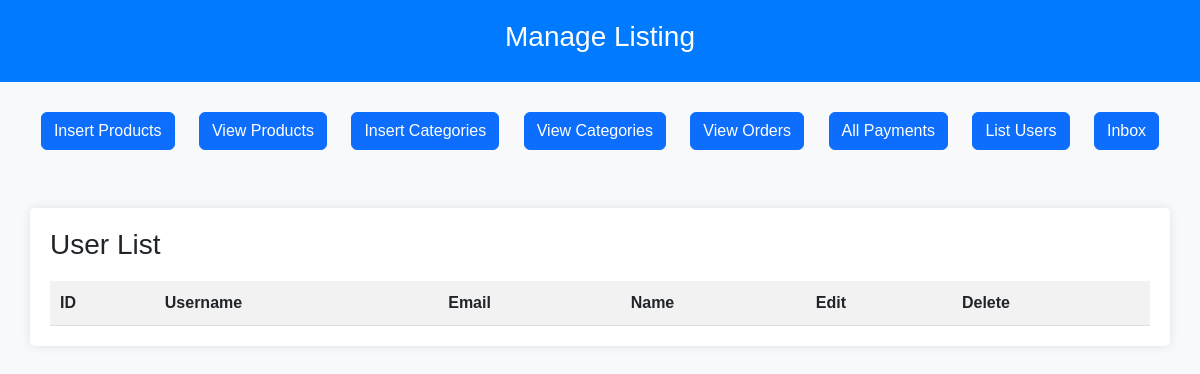
The page /admin/index.php?user_list on the database as committed earlier.
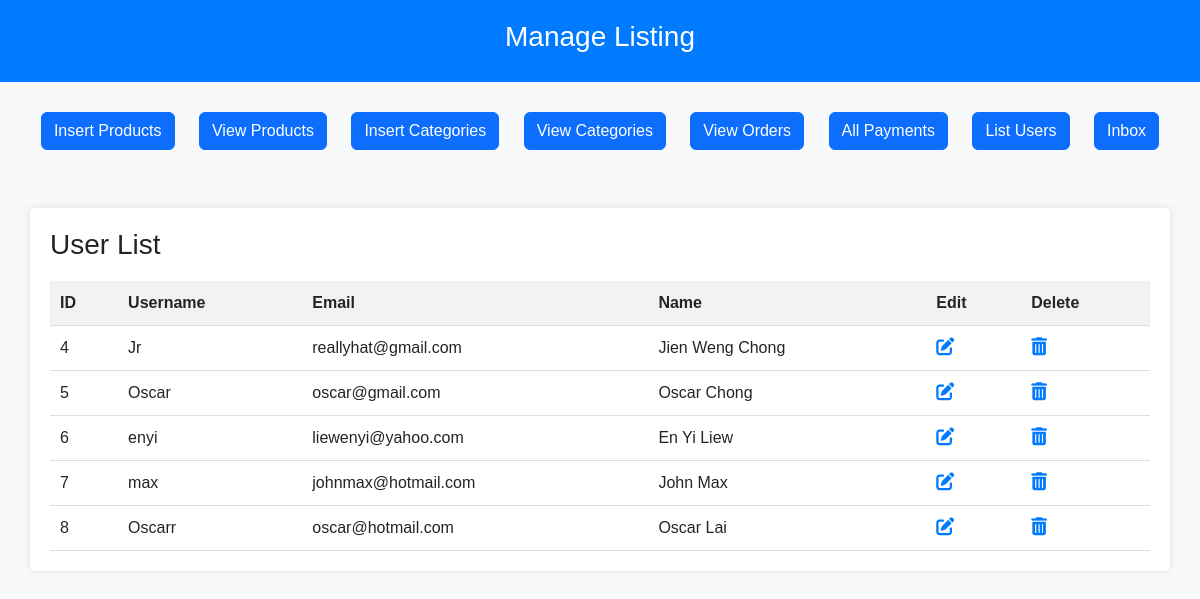
The same page on the database as committed later.
### tables this page shows
CREATE TABLE `users` (
  `id` int(10) UNSIGNED NOT NULL,
  `firstname` varchar(30) NOT NULL,
  `lastname` varchar(30) NOT NULL,
  `username` varchar(50) NOT NULL,
  `email` varchar(50) NOT NULL,
  `password` varchar(20) NOT NULL
);

### admin/user_list.php (the view, shortened to what this page needs)
<?php
include('../include/connect.php');
$select_query = "SELECT * FROM users";
$result = mysqli_query($con, $select_query);
?>
<!DOCTYPE html>
<html lang="en">
<head>
    <link rel="stylesheet" href="https://cdnjs.cloudflare.com/ajax/libs/font-awesome/6.0.0/css/all.min.css">
</head>
<body>
    <h3>User List</h3>
    <table>
        <tr>
            <th>ID</th>
            <th>Username</th>
            <th>Email</th>
            <th>Name</th>
            <th>Edit</th>
            <th>Delete</th>
        </tr>
        <?php
        while ($row = mysqli_fetch_assoc($result)) {
            echo "<tr>";
            echo "<td>" . $row['id'] . "</td>";
            echo "<td>" . $row['username'] . "</td>";
            echo "<td>" . $row['email'] . "</td>";
            echo "<td>" . $row['firstname'] . " " . $row['lastname'] . "</td>";
            echo "<td><a href='edit_user.php?id=" . $row['id'] . "'><i class='fas fa-edit icon'></i></a></td>";
            echo "<td><a href='delete_user.php?id=" . $row['id'] . "' onclick='return confirm(\"Are you sure you want to delete this user?\")'><i class='fas fa-trash-alt icon'></i></a></td>";
            echo "</tr>";
        }
        ?>
    </table>
</body>
</html>

Rows that differ between the two databases and show on the page:
added users: id "4", username "Jr", email "reallyhat@gmail.com", firstname "Jien Weng", lastname "Chong"
added users: id "5", username "Oscar", email "oscar@gmail.com", firstname "Oscar", lastname "Chong"
added users: id "6", username "enyi", email "liewenyi@yahoo.com", firstname "En Yi", lastname "Liew"
added users: id "7", username "max", email "johnmax@hotmail.com", firstname "John", lastname "Max"
added users: id "8", username "Oscarr", email "oscar@hotmail.com", firstname "Oscar", lastname "Lai"
